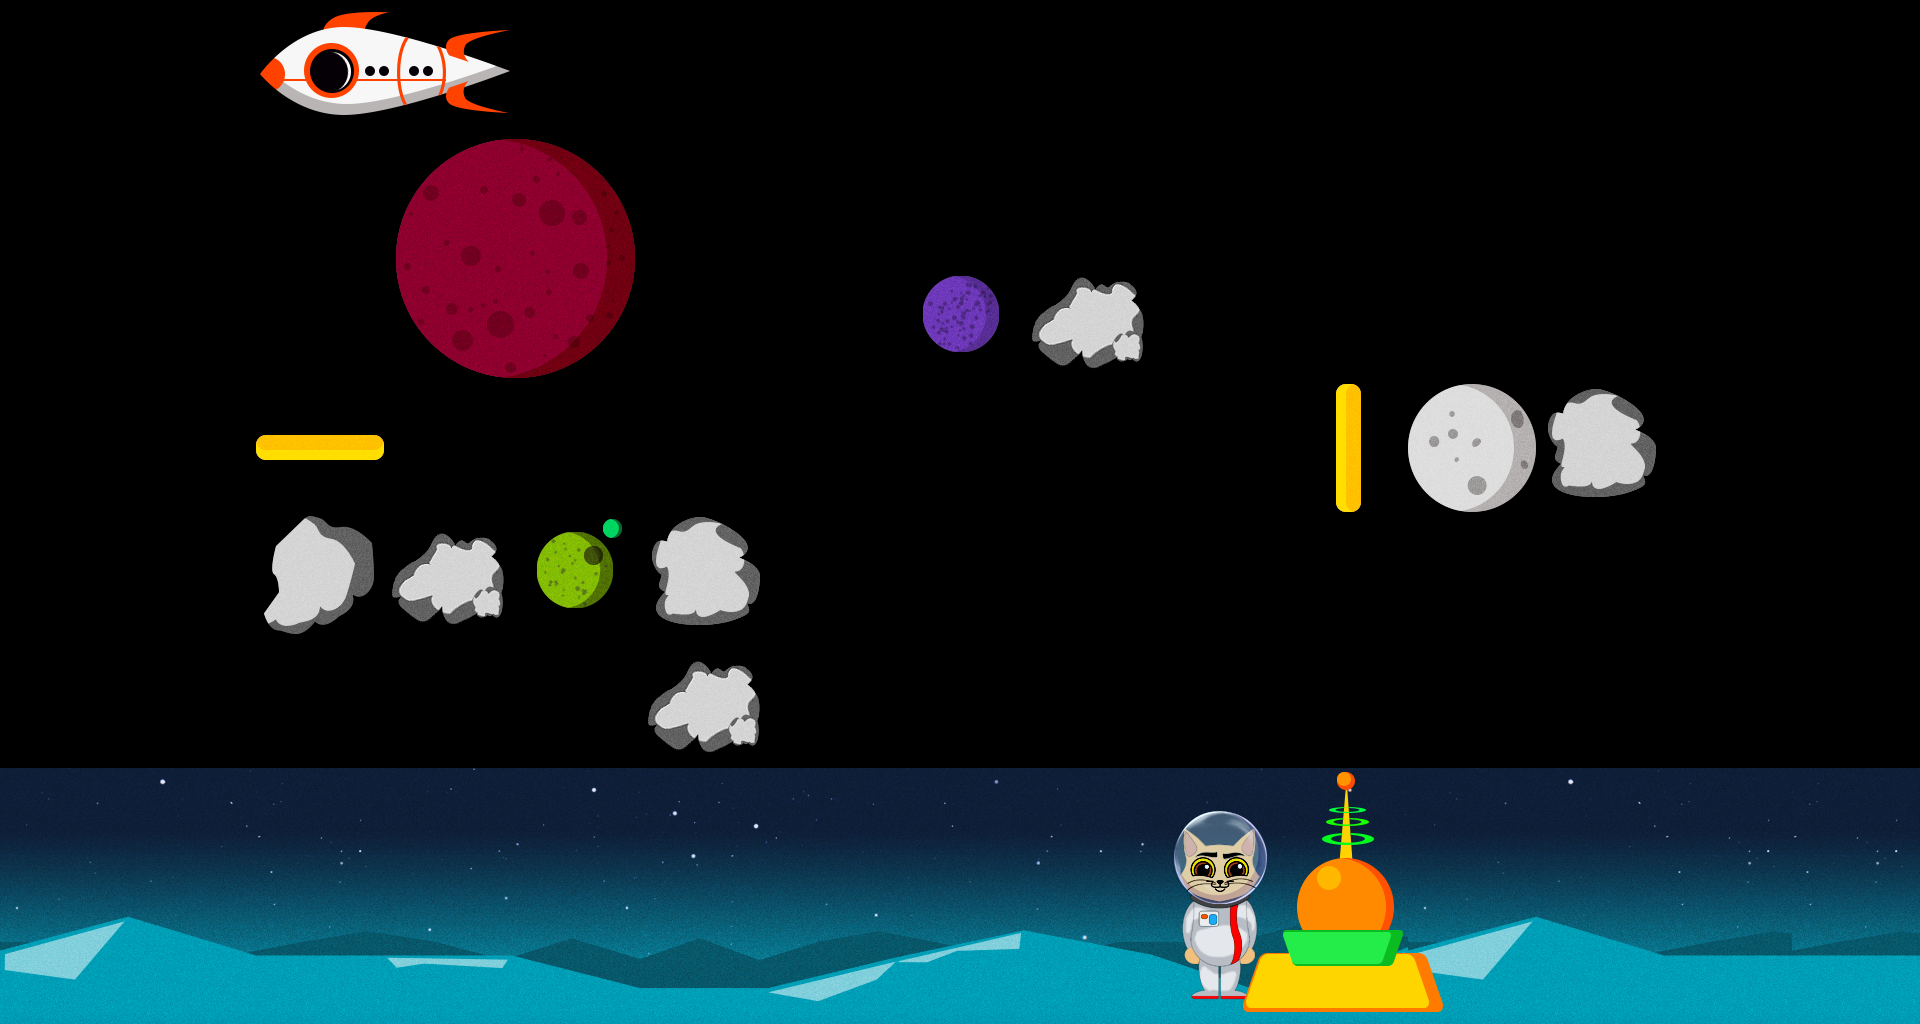

This is a level from a 2D game, rendered from its Tiled map with the project's own tilesets. A one-line summary and the complete map file follow:
An orthogonal 15x8 tile map with 128x128 px tiles, 3 tile layers (BackgroudLayer, PlayerLayer
, GameLayer), 2 tilesets.

<map version="1.0" tiledversion="1.1.0" orientation="orthogonal" renderorder="right-down" width="15" height="8" tilewidth="128" tileheight="128" infinite="0" nextobjectid="1">
 <tileset firstgid="1" source="tiles.tsx" />
 <tileset firstgid="65" source="template_assets_v1.tsx" />
 <layer name="BackgroudLayer" width="15" height="8">
  <data encoding="csv">
0,0,0,0,0,0,0,0,0,0,0,0,0,0,0,
0,0,0,0,0,0,0,0,0,0,0,0,0,0,0,
0,0,0,0,0,0,0,0,0,0,0,0,0,0,0,
0,0,0,0,0,0,0,0,0,0,0,0,0,0,0,
0,0,0,0,0,0,0,0,0,0,0,0,0,0,0,
0,0,0,0,0,0,0,0,0,0,0,0,0,0,0,
158,159,160,161,162,163,164,165,166,167,168,158,159,160,160,
173,174,175,176,177,178,179,180,181,182,183,173,174,175,175
</data>
 </layer>
 <layer name="PlayerLayer&#10;" width="15" height="8">
  <data encoding="csv">
0,0,0,0,0,0,0,0,0,0,0,0,0,0,0,
0,0,0,0,0,0,0,0,0,0,0,0,0,0,0,
0,0,0,0,0,0,0,0,0,0,0,0,0,0,0,
0,0,0,0,0,0,0,0,0,0,0,0,0,0,0,
0,0,0,0,0,0,0,0,0,0,0,0,0,0,0,
0,0,0,0,0,0,0,0,0,0,0,0,0,0,0,
0,0,0,0,0,0,0,0,0,137,0,0,0,0,0,
0,0,0,0,0,0,0,0,0,152,0,0,0,0,0
</data>
 </layer>
 <layer name="GameLayer" width="15" height="8">
  <data encoding="csv">
0,0,92,93,0,0,0,0,0,0,0,0,0,0,0,
0,0,0,113,114,0,0,0,0,0,0,0,0,0,0,
0,0,0,128,129,0,0,101,135,0,0,0,0,0,100,
0,0,122,0,0,0,0,0,0,0,119,117,134,0,0,
0,0,133,135,103,134,0,0,0,0,0,0,0,0,0,
0,0,148,148,0,135,0,0,0,0,0,0,0,0,0,
0,0,0,0,0,0,0,0,0,89,90,91,0,0,0,
0,0,0,0,0,0,0,0,0,104,105,106,0,0,0
</data>
 </layer>
</map>
